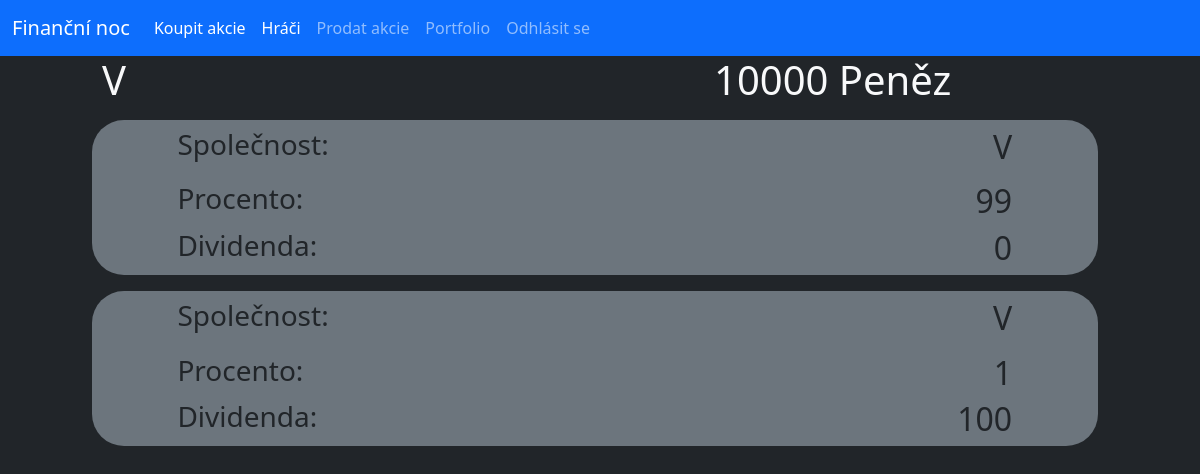
Page /user (signed in) on the committed database.
### database.py (models this page shows, shortened)
class User(db.Model):
    _id = db.Column("id", db.Integer, primary_key=True)
    name = db.Column(db.String(40))
    money = db.Column(db.Integer)
    password = db.Column(db.String(70))

class Stock(db.Model):
    _id = db.Column("id", db.Integer, primary_key=True)
    owner = db.Column(db.String(40))
    name = db.Column(db.String(40))
    percentage = db.Column(db.Integer)
    isSelling = db.Column(db.Boolean)
    dividend = db.Column(db.Integer)

### router.py (the view)
@app.route("/user")
def user():
    if "user" in session:
        usr = session["user"]
        user = User.query.filter_by(name=usr).first()
        stocks = Stock.query.filter_by(owner=usr).all()
        return render_template("user.html", usr=user, logged=True, stocks=stocks)
    else:
        return redirect(url_for("home"))

### templates/user.html
{% extends "main.html" %}
{% block content %}
    <div class="row">
        <div class="col offset-1"><h1 class="text-light">{{usr.name}}</h1></div>
        <div class="col offset-1"><h1 class="text-light">{{usr.money}} Peněz</h1></div>
    </div>
    {% for stock in stocks%}
    <div class="row py-2">
        <div class="col-offset-1 col-11">
            <div class="conteiner offset-1 bg-secondary rounded-5">
                <div class="row py-2">
                    <div class="col-4 offset-1"><h3>Společnost:</h3></div>
                    <div class="col-6"><h2 class="text-end">{{stock.name}}</h2></div>
                </div>
                <div class="row">
                    <div class="col-4 offset-1"><h3>Procento:</h3></div>
                    <div class="col-6"><h2 class="text-end">{{stock.percentage}}</h2></div>
                </div>
                <div class="row">
                    <div class="col-4 offset-1"><h3>Dividenda:</h3></div>
                    <div class="col-6"><h2 class="text-end">{{stock.dividend}}</h2></div>
                </div>
            </div>
        </div>
    </div>
    {% endfor %}
{% endblock%}

### rows in the picture
User: name "V", money "10000"
Stock: name "V", percentage "99", dividend "0"
Stock: name "V", percentage "1", dividend "100"
